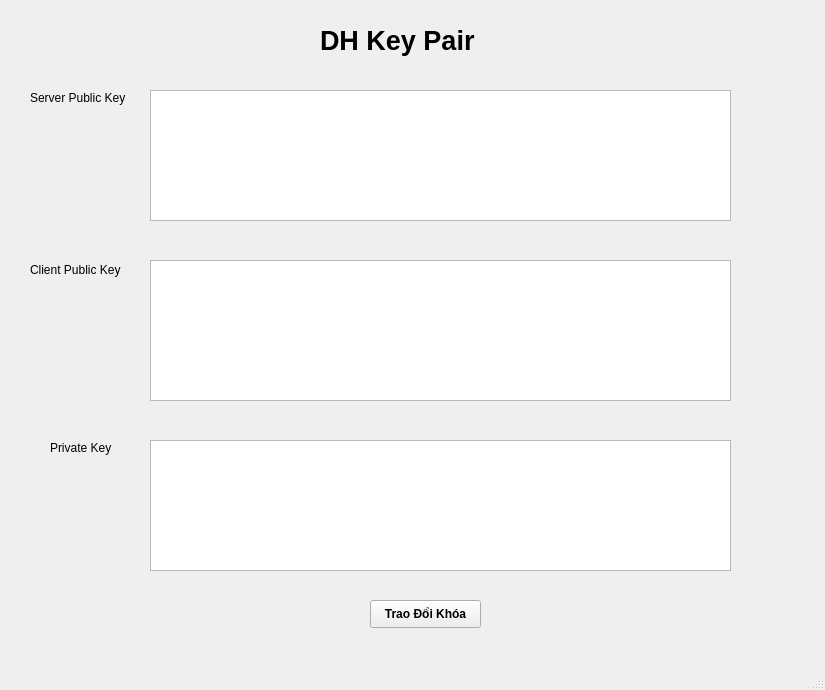
<?xml version="1.0" encoding="UTF-8"?>
<ui version="4.0">
 <class>MainWindow</class>
 <widget class="QMainWindow" name="MainWindow">
  <property name="geometry">
   <rect>
    <x>0</x>
    <y>0</y>
    <width>825</width>
    <height>690</height>
   </rect>
  </property>
  <property name="windowTitle">
   <string>MainWindow</string>
  </property>
  <widget class="QWidget" name="centralwidget">
   <widget class="QLabel" name="label">
    <property name="geometry">
     <rect>
      <x>320</x>
      <y>10</y>
      <width>241</width>
      <height>61</height>
     </rect>
    </property>
    <property name="font">
     <font>
      <pointsize>20</pointsize>
      <weight>75</weight>
      <bold>true</bold>
     </font>
    </property>
    <property name="text">
     <string>DH Key Pair</string>
    </property>
   </widget>
   <widget class="QLabel" name="label_2">
    <property name="geometry">
     <rect>
      <x>30</x>
      <y>90</y>
      <width>101</width>
      <height>16</height>
     </rect>
    </property>
    <property name="text">
     <string>Server Public Key</string>
    </property>
   </widget>
   <widget class="QLabel" name="label_3">
    <property name="geometry">
     <rect>
      <x>30</x>
      <y>260</y>
      <width>101</width>
      <height>20</height>
     </rect>
    </property>
    <property name="text">
     <string>Client Public Key</string>
    </property>
   </widget>
   <widget class="QLabel" name="label_4">
    <property name="geometry">
     <rect>
      <x>50</x>
      <y>440</y>
      <width>71</width>
      <height>16</height>
     </rect>
    </property>
    <property name="text">
     <string>Private Key</string>
    </property>
   </widget>
   <widget class="QTextEdit" name="serverPublicKey">
    <property name="geometry">
     <rect>
      <x>150</x>
      <y>90</y>
      <width>581</width>
      <height>131</height>
     </rect>
    </property>
   </widget>
   <widget class="QTextEdit" name="clientPublicKey">
    <property name="geometry">
     <rect>
      <x>150</x>
      <y>260</y>
      <width>581</width>
      <height>141</height>
     </rect>
    </property>
   </widget>
   <widget class="QTextEdit" name="sharedSecret">
    <property name="geometry">
     <rect>
      <x>150</x>
      <y>440</y>
      <width>581</width>
      <height>131</height>
     </rect>
    </property>
   </widget>
   <widget class="QPushButton" name="generateButton">
    <property name="geometry">
     <rect>
      <x>370</x>
      <y>600</y>
      <width>111</width>
      <height>28</height>
     </rect>
    </property>
    <property name="font">
     <font>
      <pointsize>9</pointsize>
      <weight>75</weight>
      <bold>true</bold>
     </font>
    </property>
    <property name="text">
     <string>Trao Đổi Khóa</string>
    </property>
   </widget>
  </widget>
  <widget class="QMenuBar" name="menubar">
   <property name="geometry">
    <rect>
     <x>0</x>
     <y>0</y>
     <width>825</width>
     <height>26</height>
    </rect>
   </property>
  </widget>
  <widget class="QStatusBar" name="statusbar"/>
 </widget>
 <resources/>
 <connections/>
</ui>
